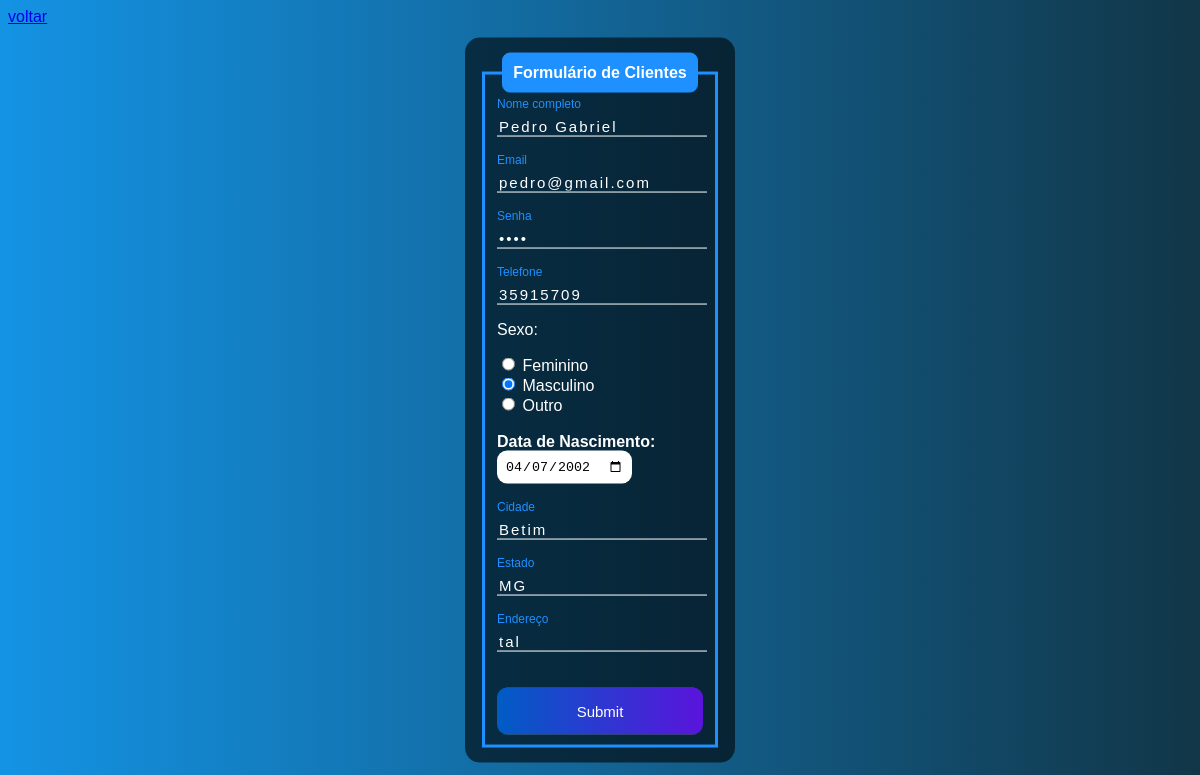
Page /edit.php?id=2 on the committed database.
### tables this page shows
CREATE TABLE `usuarios` (
  `id` smallint(6) NOT NULL,
  `nome` varchar(50) DEFAULT NULL,
  `email` varchar(150) DEFAULT NULL,
  `senha` varchar(50) DEFAULT NULL,
  `telefone` varchar(15) DEFAULT NULL,
  `sexo` char(15) DEFAULT NULL,
  `data_nasc` date DEFAULT NULL,
  `cidade` varchar(50) DEFAULT NULL,
  `estado` varchar(50) DEFAULT NULL,
  `endereco` varchar(50) DEFAULT NULL
);

### edit.php (the view, shortened to what this page needs)
<?php
if(!empty($_GET['id']))
{
include_once ('config.php');
$id = $_GET['id'];
$sqlSelect = "SELECT * FROM usuarios WHERE id=$id";
$result = $conexao->query($sqlSelect);
if($result->num_rows > 0)
{
    while($user_data = mysqli_fetch_assoc($result))
    {
        $nome = $user_data['nome'];
        $email = $user_data['email'];
        $senha = $user_data['senha'];
        $telefone = $user_data['telefone'];
        $sexo = $user_data['sexo'];
        $data_nasc = $user_data['data_nasc'];
        $cidade = $user_data['cidade'];
        $estado = $user_data['estado'];
        $endereco = $user_data['endereco'];
    }
}
else
{
    header('Location: sistema.php');
}
}
else
{
    header('Location: sistema.php');
}
?>
<!DOCTYPE html>
<html lang="en">
<head>
    <link rel="stylesheet" type="text/css" href="css/edit-style.css">
</head>
<body>
    <a href="sistema.php">voltar</a>
    <div class="box">
        <form id="edit" action="saveEdit.php" method="POST">
            <fieldset>
                <legend><b>Formulário de Clientes</b></legend>
                <br>
                <div class="inputBox">
                    <input type="text" name="nome" id="nome" class="inputUser" value="<?php echo $nome ?>" required>
                    <label for="nome" class="labelInput">Nome completo</label>
                </div>
                <br><br>
                <div class="inputBox">
                    <input type="text" name="email" id="email" class="inputUser" value="<?php echo $email ?>" required>
                    <label for="email" class="labelInput">Email</label>
                </div>
                <br><br>
                <div class="inputBox">
                    <input type="password" name="senha" id="senha" class="inputUser" value="<?php echo $senha ?>" required>
                    <label for="senha" class="labelInput">Senha</label>
                </div>
                <br><br>
                <div class="inputBox">
                    <input type="tel" name="telefone" id="telefone" class="inputUser" value="<?php echo $telefone ?>" required>
                    <label for="telefone" class="labelInput">Telefone</label>
                </div>
                <p>Sexo:</p>
                <input type="radio" id="feminino" name="genero" value="feminino" <?php echo ($sexo == 'feminino') ? 'checked' : '' ?> required>
                <label for="femininno">Feminino</label>
                <br>
                <input type="radio" id="masculino" name="genero" value="masculino" <?php echo ($sexo == 'masculino') ? 'checked' : '' ?> required>
                <label for="masculino">Masculino</label>
                <br>
                <input type="radio" id="outro" name="genero" value="outro" <?php echo ($sexo == 'outro') ? 'checked' : '' ?> required>
                <label for="outro">Outro</label>
                <br><br>
                <label for="data_nascimento"><b>Data de Nascimento:</b></label>
                <input type="date" name="data_nascimento" id="data_nascimento" value="<?php echo $data_nasc ?>" required>
                <br><br><br>
                <div class="inputBox">
                    <input type="text" name="cidade" id="cidade" class="inputUser" value="<?php echo $cidade ?>" required>
                    <label for="cidade" class="labelInput">Cidade</label>
                </div>
                <br><br>
                <div class="inputBox">
                    <input type="text" name="estado" id="estado" class="inputUser" value="<?php echo $estado ?>" required>
                    <label for="estado" class="labelInput">Estado</label>
                </div>
                <br><br>
                <div class="inputBox">
                    <input type="text" name="endereco" id="endereco" class="inputUser" value="<?php echo $endereco ?>" required>
                    <label for="endereco" class="labelInput">Endereço</label>
                </div>
                <br><br>
                <input type="submit" name="update" id="update">
            </fieldset>
        </form>
    </div>
</body>
</html>

### css/edit-style.css (style rules this page uses)
body { font-family: Arial, Helvetica, sans-serif; background-image: linear-gradient(to right, rgb(20, 147, 228), rgb(17, 54, 71)); }
.box { color: white; position: absolute; top: 50%; left: 50%; transform: translate(-50%, -50%); background-color: rgba(0, 0, 0, 0.6); padding: 15px; border-radius: 15px; width: 20%; }
fieldset { border: 3px solid dodgerblue; }
legend { border: 1px solid dodgerblue; padding: 10px; text-align: center; background-color: dodgerblue; border-radius: 8px; }
.inputBox { position: relative; }
.inputUser { background: none; border: none; border-bottom: 1px solid white; outline: none; color: white; font-size: 15px; width: 100%; letter-spacing: 2px; }
.labelInput { position: absolute; top: 0px; left: 0px; pointer-events: none; transition: .5s; }
.inputUser:focus ~ .labelInput, .inputUser:valid ~ .labelInput { top: -20px; font-size: 12px; color: dodgerblue; }
#data_nascimento { border: none; padding: 8px; border-radius: 10px; outline: none; }
#update { background-image: linear-gradient(to right, rgb(0, 92, 197), rgb(90, 20, 220)); width: 100%; border: none; padding: 15px; color: white; font-size: 15px; cursor: pointer; border-radius: 10px; }

### rows in the picture
usuarios: nome "Pedro Gabriel", email "pedro@gmail.com", telefone "35915709", sexo "☑ Masculino", sexo "☐ Outro", data_nascimento "04/07/2002", cidade "Betim", estado "MG", endereco "tal"
